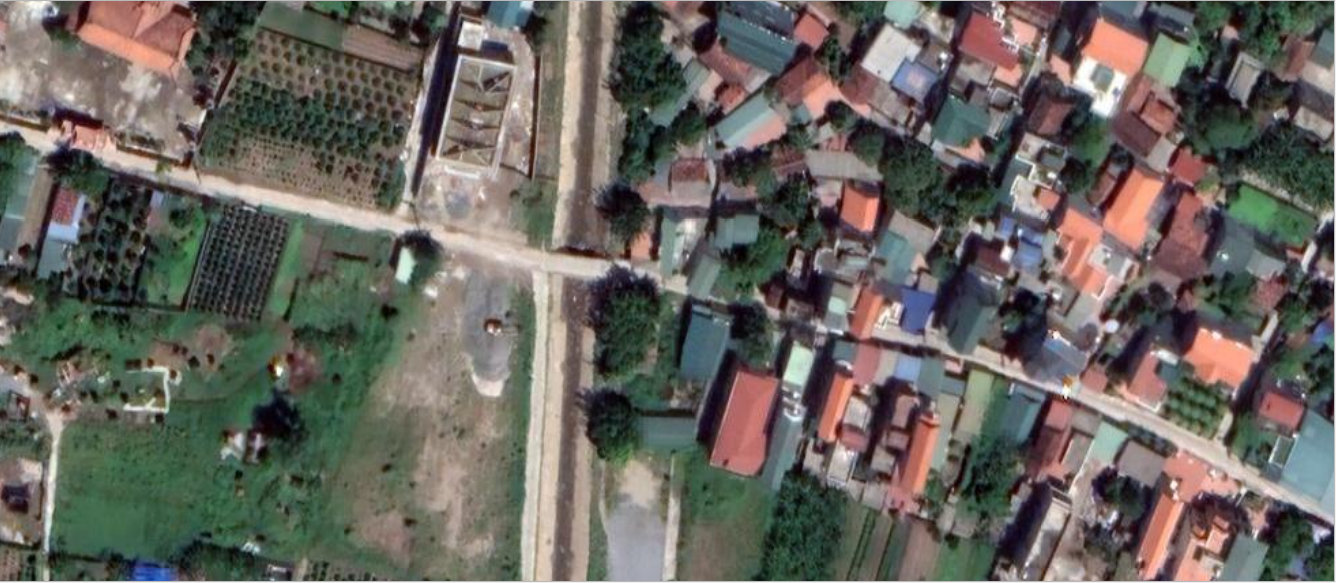
#> input picture Tracking2/straight_to_disk.png, 1336 x 583 px
$ python main.py
#> lines starting #> are read from the running program, lines starting #| are printed output that depends on the picture; long printed decimals are rounded
import math
import time
import cv2
import pyautogui

R = 6373.0

def init_tracker(tracker_type):
    (major_ver, minor_ver, subminor_ver) = (cv2.__version__).split('.')
    if int(minor_ver) < 3:
        tracker = cv2.Tracker_create(tracker_type)
    else:
        if tracker_type == 'BOOSTING':
            tracker = cv2.TrackerBoosting_create()
        if tracker_type == 'MIL':
            tracker = cv2.TrackerMIL_create()
        if tracker_type == 'KCF':
            tracker = cv2.TrackerKCF_create()
        if tracker_type == 'TLD':
            tracker = cv2.TrackerTLD_create()
        if tracker_type == 'MEDIANFLOW':
            tracker = cv2.TrackerMedianFlow_create()
        if tracker_type == 'GOTURN':
            tracker = cv2.TrackerGOTURN_create()
        if tracker_type == 'MOSSE':
            tracker = cv2.TrackerMOSSE_create()
        if tracker_type == "CSRT":
            tracker = cv2.TrackerCSRT_create()

        # Define an initial bounding box
        init_bbox = (620, 236, 100, 100)
        # frame = cv2.imread("images/map.jpg")
        # Uncomment the line below to select a different bounding box
        #init_bbox = cv2.selectROI(frame, False)

        # Initialize tracker with first frame and bounding box
        ok = tracker.init(frame, init_bbox)
        return ok, tracker, init_bbox

if __name__ == '__main__':

    # Set up tracker.
    # Instead of MIL, you can also use

    tracker_types = ['BOOSTING', 'MIL', 'KCF', 'TLD', 'MEDIANFLOW', 'GOTURN', 'MOSSE', 'CSRT']
    tracker_type = tracker_types[2]

    pyautogui.screenshot("straight_to_disk.png", region=(341, 136, 1336, 583))
    frame = cv2.imread("straight_to_disk.png")
#> frame is the input picture: shape (583, 1336, 3); mean B, G, R 94.5, 100.6, 103.9
    ok, tracker, init_bbox = init_tracker(tracker_type)
#> init_bbox = (620, 236, 100, 100)
    bbox = init_bbox
#> bbox = (620, 236, 100, 100)
    init_x = 670
    init_y = 288
    # Get initial coordinate
    f = open("center_tracking.txt","r")
#> (reads Tracking2/center_tracking.txt from the repository)
    inf = f.readline()
    lst = list(map(float, inf.split()))
    inital_lon = lst[0]
    inital_lat = lst[1]
    exactly_lon = inital_lon
    exactly_lat = inital_lat
    scale = lst[2]
    f.close()
    r_earth = 6378000
    pi = 3.1415

    cur_lat = inital_lat
    cur_lon = inital_lon
    cur_x = init_x
    cur_y = init_y

    while True:
        #get GPS coordinates
        f = open("center_tracking.txt", "r")
        inf = f.readline()
        lst = list(map(float, inf.split()))
        if len(lst):
            exactly_lon = lst[0]
            exactly_lat = lst[1]
            scale = lst[2]
        f.close()

        pyautogui.screenshot("straight_to_disk.png",region=(341,136, 1336, 583))
        frame = cv2.imread("straight_to_disk.png")

        # Start timer
        timer = cv2.getTickCount()

        # Update tracker
        ok, bbox = tracker.update(frame)
#> ok = True

        # Calculate Frames per second (FPS)
        fps = cv2.getTickFrequency() / (cv2.getTickCount() - timer);
        # Draw bounding box
        if ok and int(bbox[0] + bbox[2] / 2) < 1000 and int(bbox[0] + bbox[2] / 2) > 300 and int(bbox[1] + bbox[3] / 2) > 150 and int(bbox[1] + bbox[3] / 2) < 400:
            # Tracking success
            p1 = (int(bbox[0]), int(bbox[1]))
#> p1 = (620, 236)
            p2 = (int(bbox[0] + bbox[2]), int(bbox[1] + bbox[3]))
#> p2 = (720, 336)
            cur_x = int(bbox[0] + bbox[2] / 2)
#> cur_x = 670
            cur_y = int(bbox[1] + bbox[3] / 2)
#> cur_y = 286
            d_x = init_x - cur_x
#> d_x = 0
            d_y = init_y - cur_y
#> d_y = 2
            dist_x = d_x * 0.0002645833 * scale
#> dist_x = 0
            dist_y = d_y * 0.0002645833 * scale
#> dist_y = 0.439
            cur_lon = inital_lon - (dist_y / r_earth) * (180 / pi)
#> cur_lon = 20.88
            cur_lat = inital_lat + (dist_x / r_earth) * (180 / pi) / math.cos(cur_lon * pi / 180)
#> cur_lat = 105.9
            cv2.rectangle(frame, p1, p2, (255, 0, 0), 2, 1)
        else:
            # Tracking failure
            cur_x = init_x
            cur_y = init_y
            inital_lat = cur_lat
            inital_lon = cur_lon

            # cv2.putText(frame, "Tracking failure detected", (100, 80), cv2.FONT_HERSHEY_SIMPLEX, 0.75, (0, 0, 255), 2)
            ok, tracker, init_bbox = init_tracker(tracker_type)

        # Display tracker type on frame
        cv2.putText(frame, tracker_type + " Tracker", (100, 20), cv2.FONT_HERSHEY_SIMPLEX, 0.75, (50, 170, 50), 2)

        # Display FPS on frame
        cv2.putText(frame, "FPS : " + str(int(fps)), (100, 50), cv2.FONT_HERSHEY_SIMPLEX, 0.75, (50, 170, 50), 2)

        # Display coordinate on frame
        cv2.putText(frame, str(cur_lon) + " " + str(cur_lat), (500, 20), cv2.FONT_HERSHEY_SIMPLEX, 0.5, (0, 255, 0), 2)
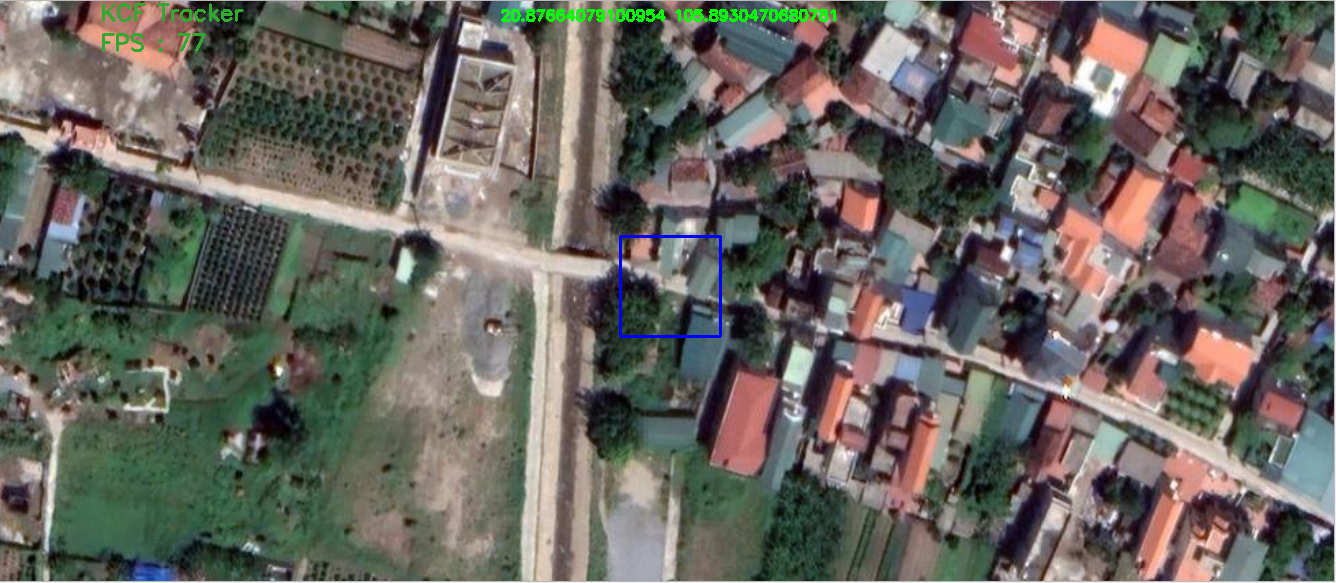
#> frame: shape (583, 1336, 3); mean B, G, R 94.4, 101.1, 103.3
        dlat = exactly_lon - cur_lon
#> dlat = 3.94e-06
        dlon = exactly_lat - cur_lat
#> dlon = 0
        a = (math.sin(dlat / 2)) ** 2 + math.cos(exactly_lat) * math.cos(cur_lat) * (math.sin(dlon / 2)) ** 2
#> a = 3.88e-12
        c = 2 * math.atan2(math.sqrt(a), math.sqrt(1 - a))
#> c = 3.94e-06
        distance = R * c
#> distance = 0.0251
        print(cur_lon, cur_lat, " ", exactly_lon, exactly_lat, " ", distance)
#| 20.877 105.893   20.877 105.893   0.02512
        # Display result
        cv2.imshow("Tracking", frame)
        # Exit if ESC pressed
        k = cv2.waitKey(1) & 0xff
#> (key Esc is pressed here)
        if k == 27: break
